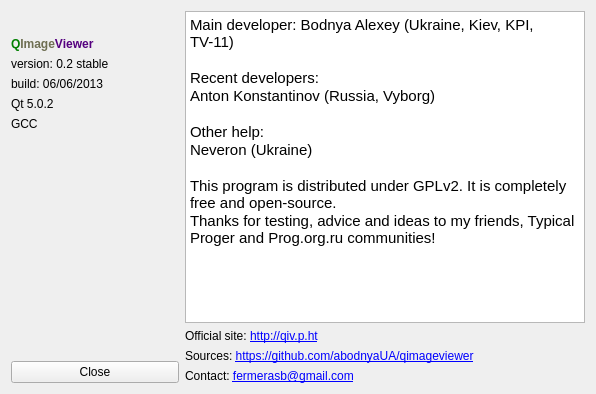
<?xml version="1.0" encoding="UTF-8"?>
<ui version="4.0">
 <class>aboutForm</class>
 <widget class="QWidget" name="aboutForm">
  <property name="geometry">
   <rect>
    <x>0</x>
    <y>0</y>
    <width>596</width>
    <height>394</height>
   </rect>
  </property>
  <property name="windowTitle">
   <string>QImageViewer - About</string>
  </property>
  <layout class="QHBoxLayout" name="horizontalLayout_2">
   <item>
    <layout class="QVBoxLayout" name="verticalLayout">
     <item>
      <layout class="QHBoxLayout" name="horizontalLayout">
       <item>
        <spacer name="horizontalSpacer">
         <property name="orientation">
          <enum>Qt::Horizontal</enum>
         </property>
         <property name="sizeHint" stdset="0">
          <size>
           <width>40</width>
           <height>20</height>
          </size>
         </property>
        </spacer>
       </item>
       <item>
        <widget class="QLabel" name="label">
         <property name="text">
          <string/>
         </property>
         <property name="pixmap">
          <pixmap resource="resources.qrc">:/res/icon.png</pixmap>
         </property>
        </widget>
       </item>
       <item>
        <spacer name="horizontalSpacer_2">
         <property name="orientation">
          <enum>Qt::Horizontal</enum>
         </property>
         <property name="sizeHint" stdset="0">
          <size>
           <width>40</width>
           <height>20</height>
          </size>
         </property>
        </spacer>
       </item>
      </layout>
     </item>
     <item>
      <widget class="QLabel" name="label_2">
       <property name="maximumSize">
        <size>
         <width>16777215</width>
         <height>16777215</height>
        </size>
       </property>
       <property name="text">
        <string>&lt;html&gt;&lt;head/&gt;&lt;body&gt;&lt;p&gt;&lt;span style=&quot; font-weight:600; color:#008000;&quot;&gt;Q&lt;/span&gt;&lt;span style=&quot; font-weight:600; color:#6f6f53;&quot;&gt;Image&lt;/span&gt;&lt;span style=&quot; font-weight:600; color:#55007f;&quot;&gt;Viewer&lt;/span&gt;&lt;/p&gt;&lt;/body&gt;&lt;/html&gt;</string>
       </property>
       <property name="textFormat">
        <enum>Qt::RichText</enum>
       </property>
      </widget>
     </item>
     <item>
      <widget class="QLabel" name="versionLabel">
       <property name="maximumSize">
        <size>
         <width>16777215</width>
         <height>16777215</height>
        </size>
       </property>
       <property name="text">
        <string>version: 0.2 stable</string>
       </property>
      </widget>
     </item>
     <item>
      <widget class="QLabel" name="buildDateLabel">
       <property name="maximumSize">
        <size>
         <width>16777215</width>
         <height>16777215</height>
        </size>
       </property>
       <property name="text">
        <string>build: 06/06/2013</string>
       </property>
      </widget>
     </item>
     <item>
      <widget class="QLabel" name="qtversionLabel">
       <property name="maximumSize">
        <size>
         <width>16777215</width>
         <height>16777215</height>
        </size>
       </property>
       <property name="text">
        <string>Qt 5.0.2</string>
       </property>
      </widget>
     </item>
     <item>
      <widget class="QLabel" name="compillerLabel">
       <property name="text">
        <string>GCC</string>
       </property>
      </widget>
     </item>
     <item>
      <spacer name="verticalSpacer">
       <property name="orientation">
        <enum>Qt::Vertical</enum>
       </property>
       <property name="sizeHint" stdset="0">
        <size>
         <width>20</width>
         <height>40</height>
        </size>
       </property>
      </spacer>
     </item>
     <item>
      <widget class="QPushButton" name="pushButton">
       <property name="maximumSize">
        <size>
         <width>16777215</width>
         <height>16777215</height>
        </size>
       </property>
       <property name="text">
        <string>Close</string>
       </property>
       <property name="shortcut">
        <string>Ctrl+Return</string>
       </property>
      </widget>
     </item>
    </layout>
   </item>
   <item>
    <layout class="QVBoxLayout" name="verticalLayout_2">
     <item>
      <widget class="QTextBrowser" name="textBrowser">
       <property name="minimumSize">
        <size>
         <width>400</width>
         <height>0</height>
        </size>
       </property>
       <property name="readOnly">
        <bool>true</bool>
       </property>
       <property name="html">
        <string>&lt;!DOCTYPE HTML PUBLIC &quot;-//W3C//DTD HTML 4.0//EN&quot; &quot;http://www.w3.org/TR/REC-html40/strict.dtd&quot;&gt;
&lt;html&gt;&lt;head&gt;&lt;meta name=&quot;qrichtext&quot; content=&quot;1&quot; /&gt;&lt;style type=&quot;text/css&quot;&gt;
p, li { white-space: pre-wrap; }
&lt;/style&gt;&lt;/head&gt;&lt;body style=&quot; font-family:'Ubuntu'; font-size:11pt; font-weight:400; font-style:normal;&quot;&gt;
&lt;p style=&quot; margin-top:0px; margin-bottom:0px; margin-left:0px; margin-right:0px; -qt-block-indent:0; text-indent:0px;&quot;&gt;Main developer: Bodnya Alexey (Ukraine, Kiev, KPI, TV-11)&lt;/p&gt;
&lt;p style=&quot;-qt-paragraph-type:empty; margin-top:0px; margin-bottom:0px; margin-left:0px; margin-right:0px; -qt-block-indent:0; text-indent:0px;&quot;&gt;&lt;br /&gt;&lt;/p&gt;
&lt;p style=&quot; margin-top:0px; margin-bottom:0px; margin-left:0px; margin-right:0px; -qt-block-indent:0; text-indent:0px;&quot;&gt;Recent developers:&lt;/p&gt;
&lt;p style=&quot; margin-top:0px; margin-bottom:0px; margin-left:0px; margin-right:0px; -qt-block-indent:0; text-indent:0px;&quot;&gt;Anton Konstantinov (Russia, Vyborg)&lt;/p&gt;
&lt;p style=&quot;-qt-paragraph-type:empty; margin-top:0px; margin-bottom:0px; margin-left:0px; margin-right:0px; -qt-block-indent:0; text-indent:0px;&quot;&gt;&lt;br /&gt;&lt;/p&gt;
&lt;p style=&quot; margin-top:0px; margin-bottom:0px; margin-left:0px; margin-right:0px; -qt-block-indent:0; text-indent:0px;&quot;&gt;Other help:&lt;/p&gt;
&lt;p style=&quot; margin-top:0px; margin-bottom:0px; margin-left:0px; margin-right:0px; -qt-block-indent:0; text-indent:0px;&quot;&gt;Neveron (Ukraine)&lt;/p&gt;
&lt;p style=&quot;-qt-paragraph-type:empty; margin-top:0px; margin-bottom:0px; margin-left:0px; margin-right:0px; -qt-block-indent:0; text-indent:0px;&quot;&gt;&lt;br /&gt;&lt;/p&gt;
&lt;p style=&quot; margin-top:0px; margin-bottom:0px; margin-left:0px; margin-right:0px; -qt-block-indent:0; text-indent:0px;&quot;&gt;This program is distributed under GPLv2. It is completely free and open-source.&lt;/p&gt;
&lt;p style=&quot; margin-top:0px; margin-bottom:0px; margin-left:0px; margin-right:0px; -qt-block-indent:0; text-indent:0px;&quot;&gt;Thanks for testing, advice and ideas to my friends, Typical Proger and Prog.org.ru communities!&lt;/p&gt;&lt;/body&gt;&lt;/html&gt;</string>
       </property>
      </widget>
     </item>
     <item>
      <widget class="QLabel" name="label_3">
       <property name="text">
        <string>&lt;html&gt;&lt;head/&gt;&lt;body&gt;&lt;p&gt;Official site: &lt;a href=&quot;http://qiv.p.ht&quot;&gt;&lt;span style=&quot; text-decoration: underline; color:#0000ff;&quot;&gt;http://qiv.p.ht&lt;/span&gt;&lt;/a&gt;&lt;/p&gt;&lt;/body&gt;&lt;/html&gt;</string>
       </property>
       <property name="textFormat">
        <enum>Qt::RichText</enum>
       </property>
       <property name="openExternalLinks">
        <bool>true</bool>
       </property>
      </widget>
     </item>
     <item>
      <widget class="QLabel" name="label_7">
       <property name="text">
        <string>&lt;html&gt;&lt;head/&gt;&lt;body&gt;&lt;p&gt;Sources: &lt;a href=&quot;https://github.com/abodnyaUA/qimageviewer&quot;&gt;&lt;span style=&quot; text-decoration: underline; color:#0000ff;&quot;&gt;https://github.com/abodnyaUA/qimageviewer&lt;/span&gt;&lt;/a&gt;&lt;/p&gt;&lt;/body&gt;&lt;/html&gt;</string>
       </property>
       <property name="textFormat">
        <enum>Qt::RichText</enum>
       </property>
      </widget>
     </item>
     <item>
      <widget class="QLabel" name="label_6">
       <property name="text">
        <string>Contact: &lt;a href=&quot;mailto:fermerasb@gmail.com&quot;&gt;fermerasb@gmail.com&lt;/a&gt;</string>
       </property>
       <property name="textFormat">
        <enum>Qt::RichText</enum>
       </property>
      </widget>
     </item>
    </layout>
   </item>
  </layout>
 </widget>
 <resources>
  <include location="resources.qrc"/>
 </resources>
 <connections/>
</ui>
